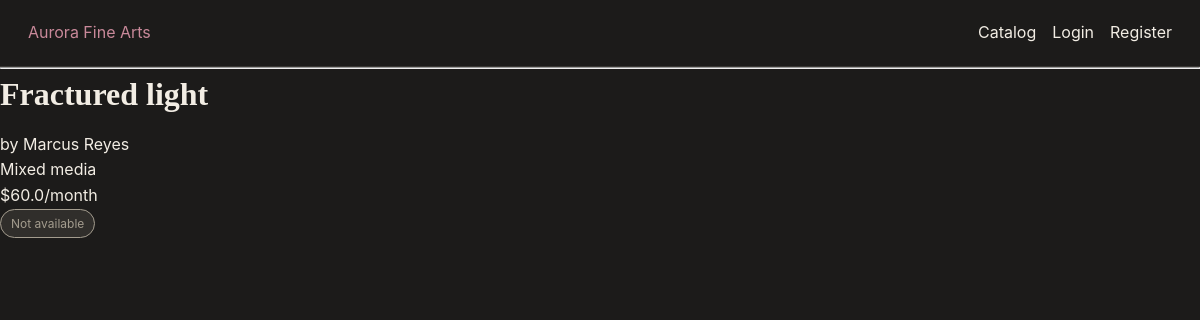
Page /artwork/1 on the committed database.
### models.py (models this page shows, shortened)
class Artwork(db.Model):
    id = db.Column(db.Integer, primary_key=True)
    title = db.Column(db.String(150), nullable=False)
    artist_name = db.Column(db.String(150), nullable=False)
    category = db.Column(db.String(80))
    price_per_month = db.Column(db.Float, nullable=False)
    is_available = db.Column(db.Boolean, default=True)

### app.py (the view)
@app.route("/artwork/<int:artwork_id>")
def artwork_detail(artwork_id):
    artwork = Artwork.query.get_or_404(artwork_id)
    return render_template("artwork_detail.html", artwork=artwork)

### templates/artwork_detail.html (shortened to what this page needs)
{% extends "base.html" %}
{% block content %}
    <h1>{{ artwork.title }}</h1>
    <p>by {{ artwork.artist_name }}</p>
    <p>{{ artwork.category }}</p>
    <p>${{ artwork.price_per_month }}/month</p>
    {% if artwork.is_available %}
        <span class="badge">Available</span><br><br>
        {% if not current_user.is_authenticated or not current_user.is_admin %}
        <a href="/rent/{{ artwork.id }}">Rent this piece</a>
        {% endif %}
    {% else %}
        <span class="badge" style="border-color:#A39C8E; color:#A39C8E; background:rgba(163,156,142,0.15);">Not available</span>
    {% endif %}
{% endblock %}

### static/css/style.css (style rules this page uses)
* { margin: 0; padding: 0; box-sizing: border-box; }
body { font-family: 'Inter', -apple-system, sans-serif; background-color: #1C1B1A; color: #F2EDE4; line-height: 1.6; }
h1, h2 { font-family: 'Playfair Display', serif; margin-bottom: 12px; }
.badge { display: inline-block; font-size: 12px; padding: 4px 10px; border-radius: 999px; border: 1px solid #8A9B8E; color: #8A9B8E; background: rgba(138, 155, 142, 0.15); }

### rows in the picture
Artwork: title "Fractured light", artist_name "Marcus Reyes", category "Mixed media", price_per_month "60.0"
